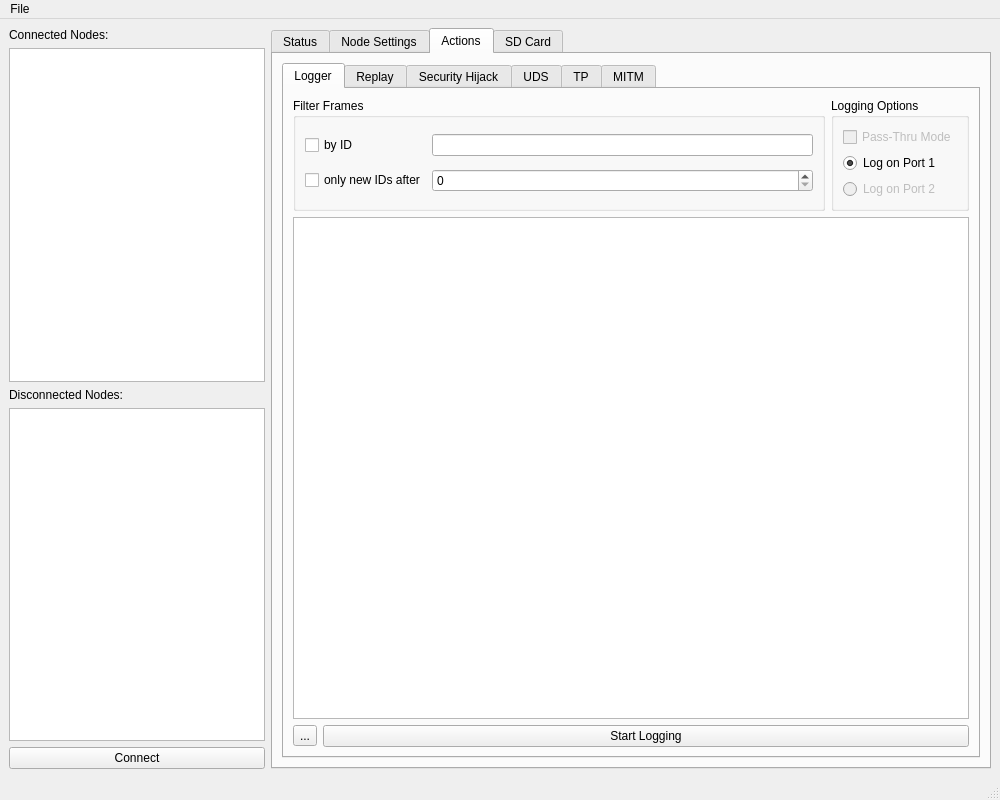
<?xml version="1.0" encoding="UTF-8"?>
<ui version="4.0">
 <class>MainWindow</class>
 <widget class="QMainWindow" name="MainWindow">
  <property name="geometry">
   <rect>
    <x>0</x>
    <y>0</y>
    <width>1000</width>
    <height>800</height>
   </rect>
  </property>
  <property name="windowTitle">
   <string>CanBadger Server</string>
  </property>
  <property name="styleSheet">
   <string notr="true"/>
  </property>
  <widget class="QWidget" name="centralwidget">
   <layout class="QHBoxLayout" name="horizontalLayout">
    <item>
     <layout class="QVBoxLayout" name="nodesVerticalLayout">
      <item>
       <widget class="QLabel" name="label_2">
        <property name="text">
         <string>Connected Nodes:</string>
        </property>
       </widget>
      </item>
      <item>
       <widget class="QListWidget" name="connectedNodesListWidget"/>
      </item>
      <item>
       <widget class="QLabel" name="label">
        <property name="text">
         <string>Disconnected Nodes:</string>
        </property>
       </widget>
      </item>
      <item>
       <widget class="QListWidget" name="visibleNodesListWidget"/>
      </item>
      <item>
       <widget class="QPushButton" name="connectDisconnectNodeBtn">
        <property name="text">
         <string>Connect</string>
        </property>
       </widget>
      </item>
     </layout>
    </item>
    <item>
     <widget class="QTabWidget" name="tabWidget">
      <property name="sizePolicy">
       <sizepolicy hsizetype="Expanding" vsizetype="Expanding">
        <horstretch>8</horstretch>
        <verstretch>0</verstretch>
       </sizepolicy>
      </property>
      <property name="currentIndex">
       <number>2</number>
      </property>
      <widget class="QWidget" name="statusTab">
       <attribute name="title">
        <string>Status</string>
       </attribute>
       <layout class="QGridLayout" name="gridLayout">
        <item row="0" column="0">
         <widget class="QGroupBox" name="statusInformationGroupBox">
          <property name="title">
           <string>Status Information</string>
          </property>
          <layout class="QGridLayout" name="gridLayout_2">
           <item row="0" column="0">
            <widget class="QLabel" name="lastIdBroadcastLabel">
             <property name="text">
              <string>Last ID Broadcast:</string>
             </property>
            </widget>
           </item>
           <item row="0" column="1">
            <widget class="QLabel" name="lastIdBroadcastIndicator">
             <property name="text">
              <string>#value</string>
             </property>
            </widget>
           </item>
          </layout>
         </widget>
        </item>
        <item row="1" column="0">
         <widget class="QGroupBox" name="debugLogGroupBox">
          <property name="title">
           <string>Debug Log</string>
          </property>
          <layout class="QVBoxLayout" name="verticalLayout">
           <item>
            <widget class="QPlainTextEdit" name="debugLogPlainTextEdit">
             <property name="readOnly">
              <bool>true</bool>
             </property>
            </widget>
           </item>
          </layout>
         </widget>
        </item>
       </layout>
      </widget>
      <widget class="QWidget" name="nodeSettingsTab">
       <attribute name="title">
        <string>Node Settings</string>
       </attribute>
       <layout class="QVBoxLayout" name="verticalLayout_3">
        <item>
         <layout class="QGridLayout" name="gridLayout_3">
          <item row="0" column="1">
           <widget class="QLineEdit" name="nodeIdLineEdit"/>
          </item>
          <item row="0" column="0">
           <widget class="QLabel" name="nodeIdEditLabel">
            <property name="text">
             <string>Node ID:</string>
            </property>
           </widget>
          </item>
         </layout>
        </item>
        <item>
         <spacer name="verticalSpacer_4">
          <property name="orientation">
           <enum>Qt::Vertical</enum>
          </property>
          <property name="sizeHint" stdset="0">
           <size>
            <width>20</width>
            <height>40</height>
           </size>
          </property>
         </spacer>
        </item>
        <item>
         <widget class="QLabel" name="label_10">
          <property name="text">
           <string>After saving, you should reset the CanBadger by clicking &quot;Disconnect&quot;!</string>
          </property>
         </widget>
        </item>
        <item>
         <widget class="QPushButton" name="saveNodeSettingsBtn">
          <property name="text">
           <string>Save</string>
          </property>
         </widget>
        </item>
       </layout>
      </widget>
      <widget class="QWidget" name="actionsTab">
       <attribute name="title">
        <string>Actions</string>
       </attribute>
       <layout class="QVBoxLayout" name="verticalLayout_2">
        <item>
         <widget class="QTabWidget" name="tabWidget_2">
          <property name="enabled">
           <bool>true</bool>
          </property>
          <property name="currentIndex">
           <number>0</number>
          </property>
          <property name="tabsClosable">
           <bool>false</bool>
          </property>
          <widget class="QWidget" name="actionsCanLoggerTab">
           <attribute name="title">
            <string>Logger</string>
           </attribute>
           <layout class="QVBoxLayout" name="verticalLayout_4">
            <item>
             <layout class="QHBoxLayout" name="horizontalLayout_3">
              <item>
               <widget class="QGroupBox" name="filterFramesGroupBox">
                <property name="title">
                 <string>Filter Frames</string>
                </property>
                <layout class="QGridLayout" name="gridLayout_4">
                 <item row="0" column="1">
                  <widget class="QLineEdit" name="filterFramesByIdLineEdit">
                   <property name="toolTip">
                    <string>&lt;html&gt;&lt;head/&gt;&lt;body&gt;&lt;p&gt;Filter by frame id.&lt;/p&gt;&lt;p&gt;You can enter multiple IDs, separated by comma.&lt;/p&gt;&lt;p&gt;&lt;br/&gt;&lt;/p&gt;&lt;p&gt;Example: 0080,0081&lt;/p&gt;&lt;/body&gt;&lt;/html&gt;</string>
                   </property>
                   <property name="text">
                    <string extracomment="comma separated ids"/>
                   </property>
                  </widget>
                 </item>
                 <item row="0" column="0">
                  <widget class="QCheckBox" name="filterFramesByIdCheckbox">
                   <property name="text">
                    <string>by ID</string>
                   </property>
                  </widget>
                 </item>
                 <item row="1" column="0">
                  <widget class="QCheckBox" name="filterFramesByNewFramesAfterCheckbox">
                   <property name="text">
                    <string>only new IDs after</string>
                   </property>
                  </widget>
                 </item>
                 <item row="1" column="1">
                  <widget class="QSpinBox" name="filterFramesAfterNSpinBox">
                   <property name="toolTip">
                    <string>&lt;html&gt;&lt;head/&gt;&lt;body&gt;&lt;p&gt;Show only frames from new IDs that are recorded after $value frames&lt;/p&gt;&lt;/body&gt;&lt;/html&gt;</string>
                   </property>
                   <property name="maximum">
                    <number>10000</number>
                   </property>
                  </widget>
                 </item>
                </layout>
               </widget>
              </item>
              <item>
               <widget class="QGroupBox" name="canLogSettingsGroupBox">
                <property name="title">
                 <string>Logging Options</string>
                </property>
                <layout class="QGridLayout" name="gridLayout_5">
                 <item row="1" column="0">
                  <widget class="QRadioButton" name="canLogOnPort1RadioBtn">
                   <property name="text">
                    <string>Log on Port 1</string>
                   </property>
                   <property name="checked">
                    <bool>true</bool>
                   </property>
                  </widget>
                 </item>
                 <item row="2" column="0">
                  <widget class="QRadioButton" name="canLogOnPort2RadioBtn">
                   <property name="enabled">
                    <bool>false</bool>
                   </property>
                   <property name="text">
                    <string>Log on Port 2</string>
                   </property>
                  </widget>
                 </item>
                 <item row="0" column="0">
                  <widget class="QCheckBox" name="passThruModeCheckBox">
                   <property name="enabled">
                    <bool>false</bool>
                   </property>
                   <property name="toolTip">
                    <string>&lt;html&gt;&lt;head/&gt;&lt;body&gt;&lt;p&gt;Pass-Thru mode will forward any packets from one port to another. This way, traffic is logged but not altered.&lt;/p&gt;&lt;/body&gt;&lt;/html&gt;</string>
                   </property>
                   <property name="text">
                    <string>Pass-Thru Mode</string>
                   </property>
                  </widget>
                 </item>
                </layout>
               </widget>
              </item>
             </layout>
            </item>
            <item>
             <widget class="CanLogTableView" name="canLogTableView"/>
            </item>
            <item>
             <layout class="QHBoxLayout" name="horizontalLayout_2">
              <item>
               <widget class="QToolButton" name="saveCanLogBtn">
                <property name="toolTip">
                 <string>&lt;html&gt;&lt;head/&gt;&lt;body&gt;&lt;p&gt;Save logged frames to a JSON file&lt;/p&gt;&lt;/body&gt;&lt;/html&gt;</string>
                </property>
                <property name="text">
                 <string>...</string>
                </property>
                <property name="icon">
                 <iconset>
                  <normaloff>icons/save.svg</normaloff>icons/save.svg</iconset>
                </property>
               </widget>
              </item>
              <item>
               <widget class="QPushButton" name="startCanLoggerBtn">
                <property name="text">
                 <string>Start Logging</string>
                </property>
               </widget>
              </item>
             </layout>
            </item>
           </layout>
          </widget>
          <widget class="QWidget" name="actionsReplayTab">
           <attribute name="title">
            <string>Replay</string>
           </attribute>
           <layout class="QVBoxLayout" name="verticalLayout_7">
            <item>
             <widget class="QGroupBox" name="groupBox_2">
              <property name="title">
               <string>Frame Sequence</string>
              </property>
              <layout class="QVBoxLayout" name="verticalLayout_10">
               <item>
                <layout class="QHBoxLayout" name="horizontalLayout_8">
                 <item>
                  <widget class="QToolButton" name="replayMoveUpBtn">
                   <property name="text">
                    <string>↑</string>
                   </property>
                  </widget>
                 </item>
                 <item>
                  <widget class="QToolButton" name="replayMoveDownBtn">
                   <property name="text">
                    <string>↓</string>
                   </property>
                  </widget>
                 </item>
                 <item>
                  <spacer name="horizontalSpacer_2">
                   <property name="orientation">
                    <enum>Qt::Horizontal</enum>
                   </property>
                   <property name="sizeHint" stdset="0">
                    <size>
                     <width>40</width>
                     <height>20</height>
                    </size>
                   </property>
                  </spacer>
                 </item>
                 <item>
                  <widget class="QPushButton" name="replayRemoveFrameBtn">
                   <property name="enabled">
                    <bool>false</bool>
                   </property>
                   <property name="text">
                    <string>Remove</string>
                   </property>
                  </widget>
                 </item>
                 <item>
                  <widget class="QPushButton" name="addReplayFrameBtn">
                   <property name="enabled">
                    <bool>true</bool>
                   </property>
                   <property name="text">
                    <string>Add</string>
                   </property>
                  </widget>
                 </item>
                </layout>
               </item>
               <item>
                <widget class="QTableView" name="replayFramesTableView"/>
               </item>
              </layout>
             </widget>
            </item>
            <item>
             <widget class="QGroupBox" name="groupBox">
              <property name="title">
               <string>Modify Frame</string>
              </property>
              <layout class="QVBoxLayout" name="verticalLayout_11">
               <item>
                <widget class="QLabel" name="label_19">
                 <property name="text">
                  <string>ID</string>
                 </property>
                </widget>
               </item>
               <item>
                <widget class="QLineEdit" name="replayFrameIdLineEdit">
                 <property name="enabled">
                  <bool>false</bool>
                 </property>
                </widget>
               </item>
               <item>
                <widget class="QLabel" name="label_20">
                 <property name="text">
                  <string>Payload (HEX)</string>
                 </property>
                </widget>
               </item>
               <item>
                <widget class="QLineEdit" name="replayPayloadLineEdit">
                 <property name="enabled">
                  <bool>false</bool>
                 </property>
                </widget>
               </item>
              </layout>
             </widget>
            </item>
            <item>
             <widget class="QPushButton" name="startReplayBtn">
              <property name="text">
               <string>Start Replay</string>
              </property>
             </widget>
            </item>
           </layout>
          </widget>
          <widget class="QWidget" name="actionsSecurityAccessTab">
           <attribute name="title">
            <string>Security Hijack</string>
           </attribute>
           <layout class="QGridLayout" name="gridLayout_6">
            <item row="5" column="1">
             <widget class="QSpinBox" name="securityHijackSecurityLevelSpinBox">
              <property name="enabled">
               <bool>false</bool>
              </property>
             </widget>
            </item>
            <item row="6" column="1">
             <widget class="QLabel" name="label_12">
              <property name="text">
               <string>No. of Authentications to Skip:</string>
              </property>
             </widget>
            </item>
            <item row="10" column="1">
             <widget class="QLabel" name="securityHijackStatusIndictor">
              <property name="text">
               <string># status</string>
              </property>
             </widget>
            </item>
            <item row="4" column="1">
             <widget class="QLabel" name="label_5">
              <property name="text">
               <string>Security Level</string>
              </property>
             </widget>
            </item>
            <item row="1" column="1">
             <widget class="QLineEdit" name="securityHijackToolIdLineEdit">
              <property name="enabled">
               <bool>false</bool>
              </property>
             </widget>
            </item>
            <item row="7" column="1">
             <widget class="QSpinBox" name="securityHijackNoOfAuthsToSkipSpinBox">
              <property name="enabled">
               <bool>false</bool>
              </property>
             </widget>
            </item>
            <item row="9" column="1">
             <spacer name="verticalSpacer">
              <property name="orientation">
               <enum>Qt::Vertical</enum>
              </property>
              <property name="sizeHint" stdset="0">
               <size>
                <width>20</width>
                <height>40</height>
               </size>
              </property>
             </spacer>
            </item>
            <item row="2" column="1">
             <widget class="QLabel" name="label_4">
              <property name="text">
               <string>Target ID</string>
              </property>
             </widget>
            </item>
            <item row="3" column="1">
             <widget class="QLineEdit" name="securityHijackTargetIdLineEdit">
              <property name="enabled">
               <bool>false</bool>
              </property>
             </widget>
            </item>
            <item row="8" column="1">
             <layout class="QHBoxLayout" name="horizontalLayout_4">
              <item>
               <widget class="QRadioButton" name="securityHijackUDSRadioButton">
                <property name="enabled">
                 <bool>false</bool>
                </property>
                <property name="text">
                 <string>UDS</string>
                </property>
               </widget>
              </item>
              <item>
               <widget class="QRadioButton" name="securityHijackTPRadioButton">
                <property name="enabled">
                 <bool>false</bool>
                </property>
                <property name="text">
                 <string>TP</string>
                </property>
               </widget>
              </item>
             </layout>
            </item>
            <item row="11" column="1">
             <widget class="QPushButton" name="startSecurityHijackBtn">
              <property name="enabled">
               <bool>false</bool>
              </property>
              <property name="text">
               <string>Start Hijack</string>
              </property>
             </widget>
            </item>
            <item row="0" column="1">
             <widget class="QLabel" name="label_3">
              <property name="text">
               <string>Tool ID</string>
              </property>
             </widget>
            </item>
           </layout>
          </widget>
          <widget class="QWidget" name="actionsUDSTab">
           <attribute name="title">
            <string>UDS</string>
           </attribute>
           <layout class="QVBoxLayout" name="verticalLayout_8">
            <item>
             <widget class="QLabel" name="label_6">
              <property name="text">
               <string>Actions</string>
              </property>
             </widget>
            </item>
            <item>
             <widget class="QComboBox" name="udsActionsComboBox">
              <property name="enabled">
               <bool>false</bool>
              </property>
             </widget>
            </item>
            <item>
             <layout class="QVBoxLayout" name="udsActionContentsLayout"/>
            </item>
            <item>
             <spacer name="verticalSpacer_2">
              <property name="orientation">
               <enum>Qt::Vertical</enum>
              </property>
              <property name="sizeHint" stdset="0">
               <size>
                <width>20</width>
                <height>40</height>
               </size>
              </property>
             </spacer>
            </item>
            <item>
             <layout class="QGridLayout" name="gridLayout_7">
              <item row="1" column="0">
               <widget class="QLabel" name="label_16">
                <property name="text">
                 <string>Target ID:</string>
                </property>
               </widget>
              </item>
              <item row="0" column="0">
               <widget class="QLabel" name="label_15">
                <property name="text">
                 <string>Own ID:</string>
                </property>
               </widget>
              </item>
              <item row="0" column="1">
               <widget class="QLineEdit" name="udsOwnIdLineEdit">
                <property name="enabled">
                 <bool>false</bool>
                </property>
                <property name="text">
                 <string>7e0</string>
                </property>
               </widget>
              </item>
              <item row="1" column="1">
               <widget class="QLineEdit" name="udsTargetIdLineEdit">
                <property name="enabled">
                 <bool>false</bool>
                </property>
                <property name="text">
                 <string>7e8</string>
                </property>
               </widget>
              </item>
             </layout>
            </item>
            <item>
             <layout class="QHBoxLayout" name="horizontalLayout_7">
              <item>
               <widget class="QPushButton" name="newUDSSessionBtn">
                <property name="enabled">
                 <bool>false</bool>
                </property>
                <property name="text">
                 <string>New Session</string>
                </property>
               </widget>
              </item>
             </layout>
            </item>
            <item>
             <widget class="QLabel" name="label_13">
              <property name="text">
               <string>Log</string>
              </property>
             </widget>
            </item>
            <item>
             <widget class="QPlainTextEdit" name="udsLogPlainTextEdit">
              <property name="enabled">
               <bool>false</bool>
              </property>
              <property name="readOnly">
               <bool>true</bool>
              </property>
             </widget>
            </item>
           </layout>
          </widget>
          <widget class="QWidget" name="actionsTPTab">
           <attribute name="title">
            <string>TP</string>
           </attribute>
           <layout class="QVBoxLayout" name="verticalLayout_9">
            <item>
             <widget class="QLabel" name="label_7">
              <property name="text">
               <string>Actions</string>
              </property>
             </widget>
            </item>
            <item>
             <widget class="QComboBox" name="tpActionsComboBox">
              <property name="enabled">
               <bool>false</bool>
              </property>
             </widget>
            </item>
            <item>
             <layout class="QVBoxLayout" name="tpActionContentsLayout"/>
            </item>
            <item>
             <spacer name="verticalSpacer_3">
              <property name="orientation">
               <enum>Qt::Vertical</enum>
              </property>
              <property name="sizeHint" stdset="0">
               <size>
                <width>20</width>
                <height>40</height>
               </size>
              </property>
             </spacer>
            </item>
            <item>
             <widget class="QLabel" name="label_17">
              <property name="text">
               <string>Channel Negotiation ID</string>
              </property>
             </widget>
            </item>
            <item>
             <widget class="QLineEdit" name="tpChannelNegotIdLineEdit">
              <property name="enabled">
               <bool>false</bool>
              </property>
             </widget>
            </item>
            <item>
             <widget class="QLabel" name="label_18">
              <property name="text">
               <string>Module ID</string>
              </property>
             </widget>
            </item>
            <item>
             <widget class="QLineEdit" name="tpModuleIdLineEdit">
              <property name="enabled">
               <bool>false</bool>
              </property>
             </widget>
            </item>
            <item>
             <widget class="QPushButton" name="newTPSessionBtn">
              <property name="enabled">
               <bool>false</bool>
              </property>
              <property name="text">
               <string>New Session</string>
              </property>
             </widget>
            </item>
            <item>
             <widget class="QLabel" name="label_14">
              <property name="text">
               <string>Log</string>
              </property>
             </widget>
            </item>
            <item>
             <widget class="QPlainTextEdit" name="tpLogPlainTextEdit">
              <property name="enabled">
               <bool>false</bool>
              </property>
              <property name="readOnly">
               <bool>true</bool>
              </property>
             </widget>
            </item>
           </layout>
          </widget>
          <widget class="QWidget" name="actionsMITMTab">
           <attribute name="title">
            <string>MITM</string>
           </attribute>
           <layout class="QVBoxLayout" name="verticalLayout_5">
            <item>
             <widget class="QGroupBox" name="rulesGroupBox">
              <property name="title">
               <string>Rules</string>
              </property>
              <layout class="QVBoxLayout" name="verticalLayout_6">
               <item>
                <layout class="QHBoxLayout" name="horizontalLayout_6">
                 <item>
                  <widget class="QToolButton" name="loadRulesFromFileBtn">
                   <property name="toolTip">
                    <string>Load rules from a json file</string>
                   </property>
                   <property name="text">
                    <string>Load from File</string>
                   </property>
                   <property name="icon">
                    <iconset>
                     <normaloff>icons/back-in-time.svg</normaloff>icons/back-in-time.svg</iconset>
                   </property>
                  </widget>
                 </item>
                 <item>
                  <widget class="QToolButton" name="saveRulesToFileBtn">
                   <property name="toolTip">
                    <string>Save rules to a json file</string>
                   </property>
                   <property name="text">
                    <string>Save to file</string>
                   </property>
                   <property name="icon">
                    <iconset>
                     <normaloff>icons/save.svg</normaloff>icons/save.svg</iconset>
                   </property>
                  </widget>
                 </item>
                 <item>
                  <widget class="QPushButton" name="saveRulesBtn">
                   <property name="toolTip">
                    <string>&lt;html&gt;&lt;head/&gt;&lt;body&gt;&lt;p&gt;Save Rules so the MITM mode will use them&lt;/p&gt;&lt;/body&gt;&lt;/html&gt;</string>
                   </property>
                   <property name="text">
                    <string>Save Rules to SD</string>
                   </property>
                   <property name="flat">
                    <bool>false</bool>
                   </property>
                  </widget>
                 </item>
                 <item>
                  <spacer name="horizontalSpacer">
                   <property name="orientation">
                    <enum>Qt::Horizontal</enum>
                   </property>
                   <property name="sizeHint" stdset="0">
                    <size>
                     <width>40</width>
                     <height>20</height>
                    </size>
                   </property>
                  </spacer>
                 </item>
                 <item>
                  <widget class="QPushButton" name="removeRuleBtn">
                   <property name="enabled">
                    <bool>false</bool>
                   </property>
                   <property name="text">
                    <string>Remove</string>
                   </property>
                  </widget>
                 </item>
                 <item>
                  <widget class="QPushButton" name="addRuleBtn">
                   <property name="text">
                    <string>Add</string>
                   </property>
                  </widget>
                 </item>
                </layout>
               </item>
               <item>
                <widget class="QTableView" name="rulesTableView"/>
               </item>
              </layout>
             </widget>
            </item>
            <item>
             <widget class="QGroupBox" name="ruleSettingsGroupBox">
              <property name="title">
               <string>Rule Settings</string>
              </property>
              <layout class="QGridLayout" name="gridLayout_9">
               <item row="2" column="1">
                <widget class="QLineEdit" name="conditionMessageIdLineEdit">
                 <property name="enabled">
                  <bool>false</bool>
                 </property>
                 <property name="toolTip">
                  <string>&lt;html&gt;&lt;head/&gt;&lt;body&gt;&lt;p&gt;The frame id will always be matched against this value&lt;/p&gt;&lt;/body&gt;&lt;/html&gt;</string>
                 </property>
                 <property name="maxLength">
                  <number>4</number>
                 </property>
                </widget>
               </item>
               <item row="9" column="1">
                <widget class="QLineEdit" name="actionMaskLineEdit">
                 <property name="enabled">
                  <bool>false</bool>
                 </property>
                 <property name="toolTip">
                  <string>&lt;html&gt;&lt;head/&gt;&lt;body&gt;&lt;p&gt;Bytemask for the rule actions that require specific bytes:&lt;/p&gt;&lt;p&gt;A 1 will match a byte and a 0 will ignore the byte. (Leftmost ist MSB)&lt;/p&gt;&lt;/body&gt;&lt;/html&gt;</string>
                 </property>
                 <property name="text">
                  <string/>
                 </property>
                 <property name="maxLength">
                  <number>80</number>
                 </property>
                 <property name="cursorPosition">
                  <number>0</number>
                 </property>
                </widget>
               </item>
               <item row="7" column="0">
                <widget class="QLabel" name="argumentLabel">
                 <property name="text">
                  <string>Action Argument:</string>
                 </property>
                </widget>
               </item>
               <item row="1" column="0">
                <widget class="QLabel" name="ruleConditionLabel">
                 <property name="text">
                  <string>Condition:</string>
                 </property>
                </widget>
               </item>
               <item row="7" column="1">
                <widget class="QLineEdit" name="actionArgumentLineEdit">
                 <property name="enabled">
                  <bool>false</bool>
                 </property>
                </widget>
               </item>
               <item row="0" column="0">
                <widget class="QLabel" name="ruleActionLabel">
                 <property name="text">
                  <string>Action:</string>
                 </property>
                </widget>
               </item>
               <item row="1" column="1">
                <widget class="QComboBox" name="ruleCondComboBox">
                 <property name="enabled">
                  <bool>false</bool>
                 </property>
                 <property name="toolTip">
                  <string>&lt;html&gt;&lt;head/&gt;&lt;body&gt;&lt;p&gt;Condition:&lt;/p&gt;&lt;p&gt;Frames are first matched by ID and then, it will try to match the condition specified here.&lt;/p&gt;&lt;/body&gt;&lt;/html&gt;</string>
                 </property>
                </widget>
               </item>
               <item row="0" column="1">
                <widget class="QComboBox" name="ruleTypeComboBox">
                 <property name="enabled">
                  <bool>false</bool>
                 </property>
                </widget>
               </item>
               <item row="4" column="1">
                <widget class="QLineEdit" name="conditionMaskLineEdit">
                 <property name="enabled">
                  <bool>false</bool>
                 </property>
                 <property name="toolTip">
                  <string>&lt;html&gt;&lt;head/&gt;&lt;body&gt;&lt;p&gt;Bytemask for the rule condition:&lt;/p&gt;&lt;p&gt;A 1 will match a byte and a 0 will ignore the byte. (Leftmost ist MSB)&lt;/p&gt;&lt;/body&gt;&lt;/html&gt;</string>
                 </property>
                </widget>
               </item>
               <item row="4" column="0">
                <widget class="QLabel" name="conditionMaskLabel">
                 <property name="text">
                  <string>Condition Mask:</string>
                 </property>
                </widget>
               </item>
               <item row="2" column="0">
                <widget class="QLabel" name="conditionTargetMessageIdLabel">
                 <property name="text">
                  <string>Target Frame ID:</string>
                 </property>
                </widget>
               </item>
               <item row="9" column="0">
                <widget class="QLabel" name="secondConditionValueLabel">
                 <property name="text">
                  <string>Action Mask</string>
                 </property>
                </widget>
               </item>
               <item row="3" column="1">
                <widget class="QLineEdit" name="conditionValueLineEdit">
                 <property name="enabled">
                  <bool>false</bool>
                 </property>
                </widget>
               </item>
               <item row="3" column="0">
                <widget class="QLabel" name="label_8">
                 <property name="text">
                  <string>Condition Value:</string>
                 </property>
                </widget>
               </item>
              </layout>
             </widget>
            </item>
            <item>
             <layout class="QHBoxLayout" name="horizontalLayout_5">
              <item>
               <widget class="QPushButton" name="startMitmModeBtn">
                <property name="text">
                 <string>Start MITM</string>
                </property>
               </widget>
              </item>
             </layout>
            </item>
           </layout>
          </widget>
         </widget>
        </item>
       </layout>
      </widget>
      <widget class="QWidget" name="sdCardTab">
       <attribute name="title">
        <string>SD Card</string>
       </attribute>
       <layout class="QGridLayout" name="gridLayout_8">
        <item row="5" column="0">
         <layout class="QHBoxLayout" name="horizontalLayout_10">
          <item>
           <widget class="QPushButton" name="deleteFileBtn">
            <property name="text">
             <string>Delete File</string>
            </property>
           </widget>
          </item>
          <item>
           <widget class="QPushButton" name="downloadFileBtn">
            <property name="text">
             <string>Download File</string>
            </property>
           </widget>
          </item>
         </layout>
        </item>
        <item row="0" column="0">
         <layout class="QHBoxLayout" name="horizontalLayout_9">
          <item>
           <widget class="QLabel" name="label_21">
            <property name="text">
             <string>Folder:</string>
            </property>
           </widget>
          </item>
          <item>
           <widget class="QLineEdit" name="sdCardFolderLineEdit">
            <property name="text">
             <string>/sd</string>
            </property>
           </widget>
          </item>
          <item>
           <spacer name="horizontalSpacer_3">
            <property name="orientation">
             <enum>Qt::Horizontal</enum>
            </property>
            <property name="sizeHint" stdset="0">
             <size>
              <width>40</width>
              <height>20</height>
             </size>
            </property>
           </spacer>
          </item>
          <item>
           <widget class="QPushButton" name="updateSdCardBtn">
            <property name="text">
             <string>Update</string>
            </property>
           </widget>
          </item>
         </layout>
        </item>
        <item row="1" column="0">
         <widget class="QListWidget" name="sdCardListWidget"/>
        </item>
       </layout>
      </widget>
     </widget>
    </item>
   </layout>
  </widget>
  <widget class="QMenuBar" name="menubar">
   <property name="geometry">
    <rect>
     <x>0</x>
     <y>0</y>
     <width>1000</width>
     <height>25</height>
    </rect>
   </property>
   <widget class="QMenu" name="menuFile">
    <property name="title">
     <string>File</string>
    </property>
    <addaction name="actionExit"/>
   </widget>
   <addaction name="menuFile"/>
  </widget>
  <widget class="QStatusBar" name="statusbar"/>
  <action name="actionExit">
   <property name="text">
    <string>Exit</string>
   </property>
  </action>
  <action name="actionLoad_config">
   <property name="text">
    <string>Load config</string>
   </property>
  </action>
  <action name="actionSave">
   <property name="text">
    <string>Save</string>
   </property>
  </action>
 </widget>
 <customwidgets>
  <customwidget>
   <class>CanLogTableView</class>
   <extends>QTableView</extends>
   <header>can_log_table_view</header>
  </customwidget>
 </customwidgets>
 <tabstops>
  <tabstop>connectedNodesListWidget</tabstop>
  <tabstop>visibleNodesListWidget</tabstop>
  <tabstop>connectDisconnectNodeBtn</tabstop>
  <tabstop>tabWidget</tabstop>
  <tabstop>debugLogPlainTextEdit</tabstop>
  <tabstop>nodeIdLineEdit</tabstop>
  <tabstop>saveNodeSettingsBtn</tabstop>
  <tabstop>tabWidget_2</tabstop>
  <tabstop>filterFramesByIdLineEdit</tabstop>
  <tabstop>filterFramesByIdCheckbox</tabstop>
  <tabstop>filterFramesByNewFramesAfterCheckbox</tabstop>
  <tabstop>filterFramesAfterNSpinBox</tabstop>
  <tabstop>canLogTableView</tabstop>
  <tabstop>startCanLoggerBtn</tabstop>
  <tabstop>replayRemoveFrameBtn</tabstop>
  <tabstop>addReplayFrameBtn</tabstop>
  <tabstop>replayFramesTableView</tabstop>
  <tabstop>replayFrameIdLineEdit</tabstop>
  <tabstop>replayPayloadLineEdit</tabstop>
  <tabstop>startReplayBtn</tabstop>
  <tabstop>securityHijackSecurityLevelSpinBox</tabstop>
  <tabstop>securityHijackToolIdLineEdit</tabstop>
  <tabstop>securityHijackNoOfAuthsToSkipSpinBox</tabstop>
  <tabstop>securityHijackTargetIdLineEdit</tabstop>
  <tabstop>securityHijackUDSRadioButton</tabstop>
  <tabstop>securityHijackTPRadioButton</tabstop>
  <tabstop>startSecurityHijackBtn</tabstop>
  <tabstop>udsActionsComboBox</tabstop>
  <tabstop>udsOwnIdLineEdit</tabstop>
  <tabstop>udsTargetIdLineEdit</tabstop>
  <tabstop>newUDSSessionBtn</tabstop>
  <tabstop>udsLogPlainTextEdit</tabstop>
  <tabstop>tpActionsComboBox</tabstop>
  <tabstop>tpChannelNegotIdLineEdit</tabstop>
  <tabstop>tpModuleIdLineEdit</tabstop>
  <tabstop>newTPSessionBtn</tabstop>
  <tabstop>tpLogPlainTextEdit</tabstop>
  <tabstop>saveRulesBtn</tabstop>
  <tabstop>removeRuleBtn</tabstop>
  <tabstop>addRuleBtn</tabstop>
  <tabstop>rulesTableView</tabstop>
  <tabstop>ruleTypeComboBox</tabstop>
  <tabstop>ruleCondComboBox</tabstop>
  <tabstop>conditionMessageIdLineEdit</tabstop>
  <tabstop>conditionValueLineEdit</tabstop>
  <tabstop>conditionMaskLineEdit</tabstop>
  <tabstop>actionArgumentLineEdit</tabstop>
  <tabstop>actionMaskLineEdit</tabstop>
  <tabstop>startMitmModeBtn</tabstop>
  <tabstop>deleteFileBtn</tabstop>
  <tabstop>downloadFileBtn</tabstop>
  <tabstop>sdCardFolderLineEdit</tabstop>
  <tabstop>updateSdCardBtn</tabstop>
  <tabstop>sdCardListWidget</tabstop>
 </tabstops>
 <resources/>
 <connections/>
</ui>
